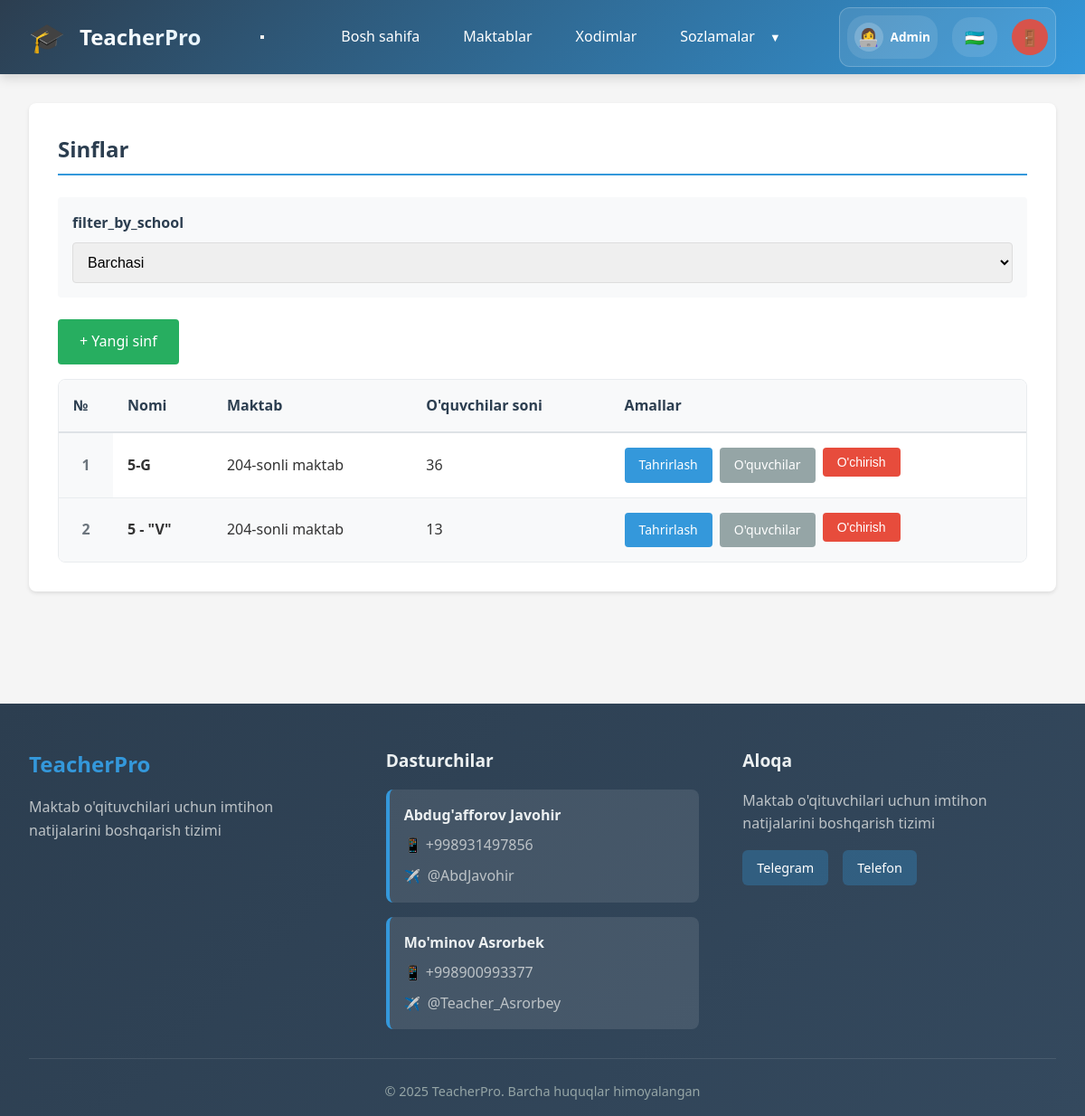
/admin/classes (signed in), run on the app's committed database.
### models.py (models this page shows)
class Base(DeclarativeBase):
    pass

class SchoolClass(Base):
    __tablename__ = 'classes'
    id = Column(Integer, primary_key=True)
    name = Column(String(100), nullable=False)
    school_id = Column(Integer, ForeignKey('schools.id'), nullable=False)
    created_at = Column(DateTime, default=datetime.utcnow)
    school = relationship('School', back_populates='classes')
    students = relationship('Student', back_populates='school_class', cascade='all, delete-orphan')
    exams = relationship('Exam', back_populates='school_class')
    assigned_teachers = relationship('Employee', secondary='teacher_classes', back_populates='assigned_classes')

class School(Base):
    __tablename__ = 'schools'
    id = Column(Integer, primary_key=True)
    name = Column(String(200), nullable=False)
    address = Column(Text)
    phone = Column(String(50))
    email = Column(String(100))
    created_at = Column(DateTime, default=datetime.utcnow)
    employees = relationship('Employee', back_populates='school', cascade='all, delete-orphan')
    classes = relationship('SchoolClass', back_populates='school', cascade='all, delete-orphan')

### routers/admin.py (the view)
@router.get("/classes", response_class=HTMLResponse)
async def classes_list(
    request: Request,
    school_id: Optional[str] = None,
    db: AsyncSession = Depends(get_db)
):
    school_id_int = None
    if school_id and school_id.strip():
        try:
            school_id_int = int(school_id)
        except ValueError:
            school_id_int = None
    if school_id_int:
        result = await db.execute(select(SchoolClass).where(SchoolClass.school_id == school_id_int))
    else:
        result = await db.execute(select(SchoolClass).order_by(SchoolClass.created_at.desc()))
    classes = result.scalars().all()
    schools_result = await db.execute(select(School))
    schools = schools_result.scalars().all()
    students_result = await db.execute(select(Student))
    students = students_result.scalars().all()
    context = await get_template_context(request)
    context.update({'classes': classes, 'schools': schools, 'students': students})
    return templates.TemplateResponse('admin/classes.html', context)

### templates/admin/classes.html (shortened to what this page needs)
{% extends "base.html" %}
{% block content %}
<div class="card">
    <h2>{{ _('classes') }}</h2>
    <div class="filter-box">
        <form method="GET">
            <div style="display: flex; gap: 1rem; align-items: end;">
                <div class="form-group" style="flex: 1; margin-bottom: 0;">
                    <label for="school_id">{{ _('filter_by_school') }}</label>
                    <select id="school_id" name="school_id" onchange="this.form.submit()">
                        <option value="">{{ _('all') }}</option>
                    </select>
                </div>
            </div>
        </form>
    </div>
    <div style="margin-bottom: 1rem;">
        <a href="{{ url_for('add_class') }}" class="btn btn-success">+ {{ _('new_class') }}</a>
    </div>
    {% if classes %}
    <div class="table-container">
        <table>
            <thead>
                <tr>
                    <th width="60">{{ _('number') }}</th>
                    <th>{{ _('name') }}</th>
                    <th>{{ _('school') }}</th>
                    <th>{{ _('student_count') }}</th>
                    <th>{{ _('actions') }}</th>
                </tr>
            </thead>
            <tbody>
                {% for class in classes %}
                <tr>
                    <td class="row-number">{{ loop.index }}</td>
                    <td><strong>{{ class.name }}</strong></td>
                    <td>
                        {% for school in schools %}
                        {% if school.id == class.school_id %}
                        {{ school.name }}
                        {% endif %}
                        {% endfor %}
                    </td>
                    <td>
                        {% set student_count = namespace(count=0) %}
                        {% for student in students %}
                        {% if student.class_id == class.id %}
                        {% set student_count.count = student_count.count + 1 %}
                        {% endif %}
                        {% endfor %}
                        {{ student_count.count }}
                    </td>
                    <td class="action-buttons">
                        <a href="{{ url_for('edit_class', id=class.id) }}" class="btn btn-primary btn-sm">{{ _('edit')
                            }}</a>
                        <a href="{{ url_for('students_list', class_id=class.id) }}" class="btn btn-secondary btn-sm">{{
                            _('students') }}</a>
                        <form method="POST" action="{{ url_for('delete_class', id=class.id) }}" style="display: inline;"
                            onsubmit="return confirmDelete();">
                            <button type="submit" class="btn btn-danger btn-sm">{{ _('delete') }}</button>
                        </form>
                    </td>
                </tr>
                {% endfor %}
            </tbody>
        </table>
    </div>
    {% else %}
    <div class="no-data">
        <p>{{ _('no_data') }}</p>
    </div>
    {% endif %}
</div>
{% endblock %}

### static/style.css (style rules this page uses)
* { margin: 0; padding: 0; box-sizing: border-box; }
body { font-family: 'Segoe UI', Tahoma, Geneva, Verdana, sans-serif; background: #f5f5f5; color: #333; line-height: 1.6; }
.card { background: white; border-radius: 8px; padding: 2rem; margin-bottom: 2rem; box-shadow: 0 2px 4px rgba(0, 0, 0, 0.1); }
.card h2 { margin-bottom: 1.5rem; color: #2c3e50; border-bottom: 2px solid #3498db; padding-bottom: 0.5rem; }
.btn { padding: 0.75rem 1.5rem; border: none; border-radius: 4px; cursor: pointer; font-size: 1rem; text-decoration: none; display: inline-block; transition: all 0.3s; }
.btn-primary { background: #3498db; color: white; }
.btn-success { background: #27ae60; color: white; }
.btn-danger { background: #e74c3c; color: white; }
.btn-secondary { background: #95a5a6; color: white; }
.btn-sm { padding: 0.5rem 1rem; font-size: 0.875rem; }
.form-group { margin-bottom: 1.5rem; }
.form-group label { display: block; margin-bottom: 0.5rem; font-weight: 600; color: #2c3e50; }
.form-group input, .form-group select, .form-group textarea { width: 100%; padding: 0.75rem; border: 1px solid #ddd; border-radius: 4px; font-size: 1rem; }
table { width: 100%; border-collapse: collapse; margin-top: 1rem; }
table th, table td { padding: 0.75rem; text-align: left; border-bottom: 1px solid #ddd; }
table th { background: #ecf0f1; font-weight: 600; color: #2c3e50; }
.action-buttons { display: flex; gap: 0.5rem; flex-wrap: wrap; }
.filter-box { background: #f8f9fa; padding: 1rem; border-radius: 4px; margin-bottom: 1.5rem; }
.btn { padding: 0.75rem 1.5rem; border: none; border-radius: 4px; cursor: pointer; font-size: 1rem; text-decoration: none; display: inline-block; transition: all 0.3s; text-align: center; min-width: 120px; }
.btn-sm { padding: 0.5rem 1rem; font-size: 0.875rem; min-width: 80px; }
.action-buttons .btn { min-width: 80px; }
table tbody tr:nth-child(even) { background-color: #f8f9fa; }
table tbody tr:nth-child(odd) { background-color: #ffffff; }
.table-container { overflow-x: auto; border-radius: 8px; border: 1px solid #e9ecef; }
.row-number { text-align: center; font-weight: 600; color: #6c757d; background-color: #f8f9fa; }
table { width: 100%; border-collapse: collapse; margin: 0; }
table th { background: #f8f9fa; font-weight: 600; color: #2c3e50; padding: 1rem; text-align: left; border-bottom: 2px solid #dee2e6; }
table td { padding: 1rem; border-bottom: 1px solid #e9ecef; }
table tr:last-child td { border-bottom: none; }

### data on the page
SchoolClass: name "5-G", count "36"
School: name "204-sonli maktab"
SchoolClass: name "5 - \"V\"", count "13"

### other printed values
{{ session.full_name.split(' ')[0] }} "Admin"
form field school_id "Barchasi"
